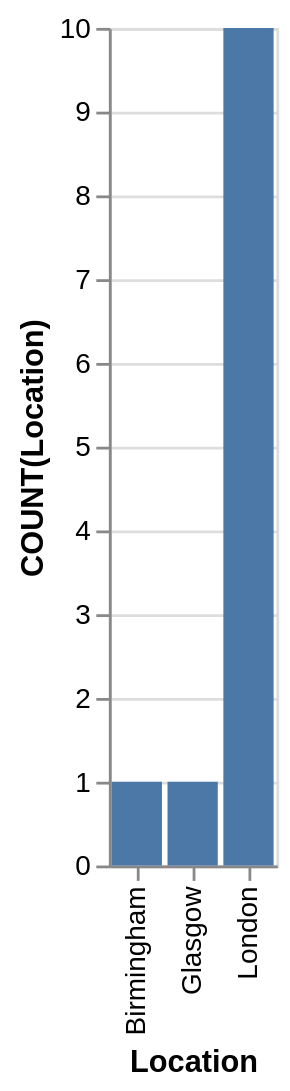

Describe this chart as a Vega-Lite specification.
### Vega-Lite specification from a JSON file in a GitHub repository (floating-point values rounded to 4 significant figures)
{"data": {"values": [{"x_data": "Birmingham", "y_data": 1}, {"x_data": "Glasgow", "y_data": 1}, {"x_data": "London", "y_data": 10}]}, "mark": "bar", "encoding": {"x": {"field": "x_data", "type": "nominal", "title": "Location", "sort": "ascending"}, "y": {"field": "y_data", "type": "quantitative", "title": "COUNT(Location)"}}}
